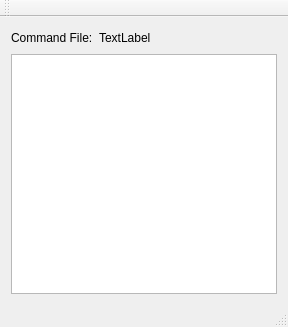
<?xml version="1.0" encoding="UTF-8"?>
<ui version="4.0">
 <class>unicClass</class>
 <widget class="QMainWindow" name="unicClass">
  <property name="geometry">
   <rect>
    <x>0</x>
    <y>0</y>
    <width>288</width>
    <height>327</height>
   </rect>
  </property>
  <property name="windowTitle">
   <string>unic</string>
  </property>
  <widget class="QWidget" name="centralWidget">
   <layout class="QVBoxLayout" name="verticalLayout_2">
    <item>
     <layout class="QVBoxLayout" name="verticalLayout">
      <item>
       <layout class="QHBoxLayout" name="horizontalLayout">
        <item>
         <widget class="QLabel" name="label">
          <property name="text">
           <string>Command File:</string>
          </property>
         </widget>
        </item>
        <item>
         <widget class="QLabel" name="labelCommandFile">
          <property name="text">
           <string>TextLabel</string>
          </property>
         </widget>
        </item>
        <item>
         <spacer name="horizontalSpacer">
          <property name="orientation">
           <enum>Qt::Horizontal</enum>
          </property>
          <property name="sizeHint" stdset="0">
           <size>
            <width>40</width>
            <height>20</height>
           </size>
          </property>
         </spacer>
        </item>
       </layout>
      </item>
      <item>
       <widget class="QPlainTextEdit" name="plainTextEditLog"/>
      </item>
     </layout>
    </item>
   </layout>
  </widget>
  <widget class="QMenuBar" name="menuBar">
   <property name="geometry">
    <rect>
     <x>0</x>
     <y>0</y>
     <width>288</width>
     <height>21</height>
    </rect>
   </property>
  </widget>
  <widget class="QToolBar" name="mainToolBar">
   <attribute name="toolBarArea">
    <enum>TopToolBarArea</enum>
   </attribute>
   <attribute name="toolBarBreak">
    <bool>false</bool>
   </attribute>
  </widget>
  <widget class="QStatusBar" name="statusBar"/>
 </widget>
 <layoutdefault spacing="6" margin="11"/>
 <resources>
  <include location="unic.qrc"/>
 </resources>
 <connections/>
</ui>
